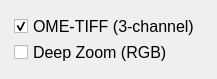
                            <widget class="QWidget" name="scrollAreaWidgetContents_5">
                             <property name="geometry">
                              <rect>
                               <x>0</x>
                               <y>0</y>
                               <width>217</width>
                               <height>76</height>
                              </rect>
                             </property>
                             <layout class="QGridLayout" name="gridLayout_16">
                              <item row="0" column="0">
                               <widget class="QWidget" name="widget_5" native="true">
                                <layout class="QGridLayout" name="gridLayout_17">
                                 <property name="sizeConstraint">
                                  <enum>QLayout::SetDefaultConstraint</enum>
                                 </property>
                                 <property name="leftMargin">
                                  <number>3</number>
                                 </property>
                                 <property name="topMargin">
                                  <number>3</number>
                                 </property>
                                 <property name="rightMargin">
                                  <number>3</number>
                                 </property>
                                 <property name="bottomMargin">
                                  <number>3</number>
                                 </property>
                                 <property name="horizontalSpacing">
                                  <number>6</number>
                                 </property>
                                 <property name="verticalSpacing">
                                  <number>1</number>
                                 </property>
                                 <item row="0" column="0">
                                  <widget class="QCheckBox" name="checkBox_17">
                                   <property name="font">
                                    <font>
                                     <family>Arial</family>
                                     <pointsize>12</pointsize>
                                    </font>
                                   </property>
                                   <property name="autoFillBackground">
                                    <bool>false</bool>
                                   </property>
                                   <property name="text">
                                    <string>OME-TIFF (3-channel)</string>
                                   </property>
                                   <property name="checked">
                                    <bool>true</bool>
                                   </property>
                                  </widget>
                                 </item>
                                 <item row="1" column="0">
                                  <widget class="QCheckBox" name="checkBox_18">
                                   <property name="font">
                                    <font>
                                     <family>Arial</family>
                                     <pointsize>12</pointsize>
                                    </font>
                                   </property>
                                   <property name="text">
                                    <string>Deep Zoom (RGB)</string>
                                   </property>
                                   <property name="checked">
                                    <bool>false</bool>
                                   </property>
                                  </widget>
                                 </item>
                                </layout>
                               </widget>
                              </item>
                             </layout>
                            </widget>
